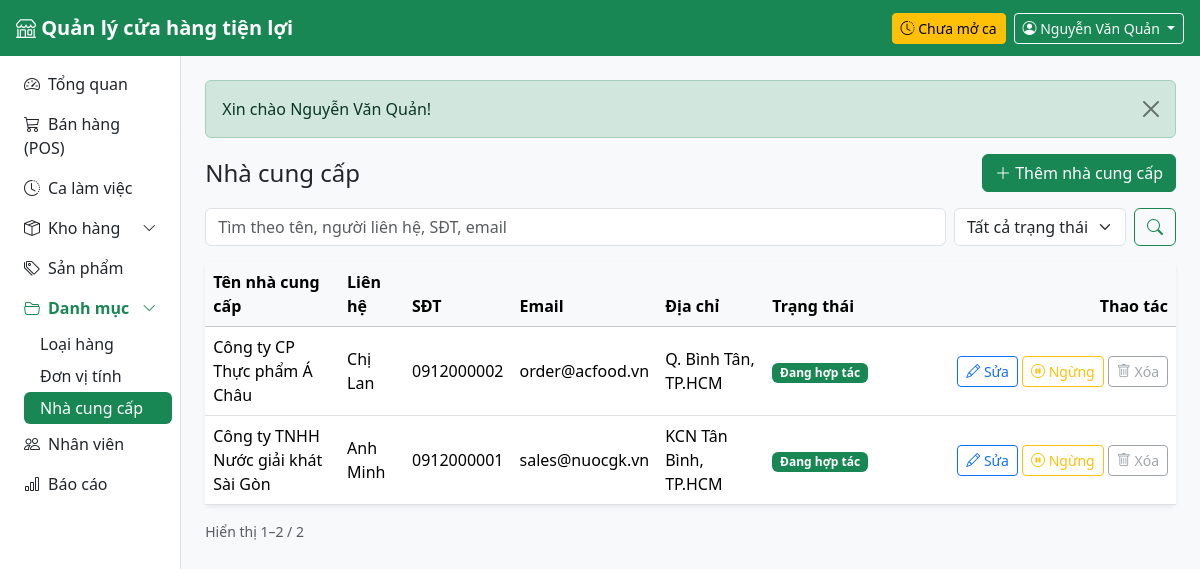
The app's page /public/suppliers (signed in) with its own data.
### tables this page shows
CREATE TABLE users (
    id            INT UNSIGNED AUTO_INCREMENT PRIMARY KEY,
    store_id      INT UNSIGNED NOT NULL,
    role_id       TINYINT UNSIGNED NOT NULL,
    username      VARCHAR(50) NOT NULL UNIQUE,
    password_hash VARCHAR(255) NOT NULL,
    full_name     VARCHAR(100) NOT NULL,
    phone         VARCHAR(20),
    email         VARCHAR(100),
    is_active     TINYINT(1) NOT NULL DEFAULT 1,
    last_login_at DATETIME NULL,
    created_at    DATETIME NOT NULL DEFAULT CURRENT_TIMESTAMP,
    CONSTRAINT fk_users_store FOREIGN KEY (store_id) REFERENCES stores(id),
    CONSTRAINT fk_users_role  FOREIGN KEY (role_id)  REFERENCES roles(id)
);

CREATE TABLE suppliers (
    id          INT UNSIGNED AUTO_INCREMENT PRIMARY KEY,
    name        VARCHAR(150) NOT NULL,
    contact     VARCHAR(100),
    phone       VARCHAR(20),
    email       VARCHAR(100),
    address     VARCHAR(255),
    is_active   TINYINT(1) NOT NULL DEFAULT 1
);

### app/Views/suppliers/index.php (the view, shortened to what the rows shown need)
<div class="d-flex flex-wrap justify-content-between align-items-center gap-2 mb-3">
    <h1 class="h4 mb-0">Nhà cung cấp</h1>
    <a href="<?= url('/suppliers/create') ?>" class="btn btn-success">
        <i class="bi bi-plus-lg"></i> Thêm nhà cung cấp
    </a>
</div>
<div class="mb-3">
</div>
<div class="card border-0 shadow-sm">
    <div class="table-responsive">
        <table class="table table-hover align-middle mb-0">
            <thead class="table-light">
                <tr>
                    <th>Tên nhà cung cấp</th>
                    <th>Liên hệ</th>
                    <th>SĐT</th>
                    <th>Email</th>
                    <th>Địa chỉ</th>
                    <th>Trạng thái</th>
                    <th class="text-end" style="width: 300px">Thao tác</th>
                </tr>
            </thead>
            <tbody>
            <?php foreach ($suppliers as $s): ?>
                <?php $active = (int) $s['is_active'] === 1; ?>
                <tr class="<?= $active ? '' : 'text-muted' ?>">
                    <td class="fw-medium"><?= e($s['name']) ?></td>
                    <td><?= e($s['contact']) ?></td>
                    <td class="text-nowrap"><?= e($s['phone']) ?></td>
                    <td><?= e($s['email']) ?></td>
                    <td><?= e($s['address']) ?></td>
                    <td>
                        <?php if ($active): ?>
                            <span class="badge text-bg-success">Đang hợp tác</span>
                        <?php else: ?>
                            <span class="badge text-bg-secondary">Ngừng hợp tác</span>
                        <?php endif; ?>
                    </td>
                    <td class="text-end text-nowrap">
                        <a href="<?= url("/suppliers/{$s['id']}/edit") ?>" class="btn btn-sm btn-outline-primary">
                            <i class="bi bi-pencil"></i> Sửa
                        </a>
                        <?php partial('delete_button', [
                            'action'  => url("/suppliers/{$s['id']}/toggle"),
                            'message' => ($active ? 'Ngừng hợp tác với "' : 'Kích hoạt lại "') . $s['name'] . '"?',
                            'label'   => $active ? 'Ngừng' : 'Kích hoạt',
                            'icon'    => $active ? 'pause-circle' : 'play-circle',
                            'class'   => $active ? 'btn-outline-warning' : 'btn-outline-success',
                        ]) ?>
                        <?php if ((int) $s['receipt_count'] > 0): ?>
                            <button class="btn btn-sm btn-outline-secondary" disabled
                                    title="Đã có <?= e($s['receipt_count']) ?> phiếu nhập nên không thể xóa">
                                <i class="bi bi-trash"></i> Xóa
                            </button>
                        <?php endif; ?>
                    </td>
                </tr>
            <?php endforeach; ?>
            </tbody>
        </table>
    </div>
</div>

### app/Views/partials/delete_button.php (shortened to what the rows shown need)
<form method="post" action="<?= e($action) ?>" class="d-inline"
      onsubmit="return confirm(<?= e(json_encode($message ?? 'Bạn chắc chắn muốn xóa?', JSON_UNESCAPED_UNICODE)) ?>)">
    <button class="btn btn-sm <?= e($class ?? 'btn-outline-danger') ?>">
        <i class="bi bi-<?= e($icon ?? 'trash') ?>"></i> <?= e($label ?? 'Xóa') ?>
    </button>
</form>

### app/Core/Router.php (shortened to what the rows shown need)
<?php
class Router
{
    private array $routes = [];
    private function add(string $method, string $path, array $action, ?array $roles): void
    {
        $this->routes[] = compact('method', 'pattern', 'action', 'roles');
    }
    public function dispatch(string $method, string $uri): void
    {
        $path = parse_url($uri, PHP_URL_PATH) ?? '/';
        $base = App::basePath();
        if ($base !== '' && str_starts_with($path, $base)) {
            $path = substr($path, strlen($base));
        }
        $path = '/' . trim(preg_replace('#^/index\.php#', '', $path), '/');
        foreach ($this->routes as $route) {
            if ($route['method'] !== $method || !preg_match($route['pattern'], $path, $m)) {
                continue;
            }
            if ($route['roles'] !== null) {
                Auth::requireLogin();
            }
            [$class, $fn] = $route['action'];
            $params = array_filter($m, 'is_string', ARRAY_FILTER_USE_KEY);
            (new $class())->$fn(...$params);
            return;
        }
    }
}

### app/Views/layouts/main.php (shortened to what the rows shown need)
<?php
$user = Auth::user();
$menu = [
    ['/',          'speedometer2', 'Tổng quan',     ['admin', 'cashier', 'warehouse']],
    ['/pos',       'cart3',        'Bán hàng (POS)', ['admin', 'cashier']],
    ['/shifts',    'clock-history', 'Ca làm việc',   ['admin', 'cashier']],
    ['#warehouse', 'box-seam',     'Kho hàng',       ['admin', 'warehouse'], [
        ['/inventory', 'Tồn kho'],
        ['/receipts',  'Phiếu nhập'],
    ]],
    ['/products',  'tags',         'Sản phẩm',       ['admin']],
    ['#catalog',   'folder2-open', 'Danh mục',       ['admin'], [
        ['/categories', 'Loại hàng'],
        ['/units',      'Đơn vị tính'],
        ['/suppliers',  'Nhà cung cấp'],
    ]],
    ['/users',     'people',       'Nhân viên',      ['admin']],
    ['/reports',   'bar-chart',    'Báo cáo',        ['admin']],
];
?>
<!doctype html>
<html lang="vi">
<head>
    <link rel="stylesheet" href="https://cdn.jsdelivr.net/npm/bootstrap@5.3.3/dist/css/bootstrap.min.css">
    <link rel="stylesheet" href="https://cdn.jsdelivr.net/npm/bootstrap-icons@1.11.3/font/bootstrap-icons.min.css">
    <link rel="stylesheet" href="<?= asset('css/app.css') ?>">
</head>
<body class="bg-body-tertiary">
<nav class="navbar navbar-dark bg-success sticky-top px-3">
    <a class="navbar-brand fw-semibold me-auto" href="<?= url('/') ?>">
        <i class="bi bi-shop"></i> <?= e(App::config('app.name')) ?>
    </a>
    <?php if (Auth::hasRole('admin', 'cashier')): ?>
        <?php $myShift = (new Shift())->findOpenByUser((int) $user['id']); ?>
        <a href="<?= url('/shifts') ?>" class="btn btn-sm me-2 <?= $myShift ? 'btn-light text-success' : 'btn-warning' ?>">
            <i class="bi bi-clock-history"></i>
            <?= $myShift ? 'Ca mở từ ' . e(date('H:i', strtotime($myShift['opened_at']))) : 'Chưa mở ca' ?>
        </a>
    <?php endif; ?>
    <div class="dropdown">
        <button class="btn btn-outline-light btn-sm dropdown-toggle" data-bs-toggle="dropdown">
            <i class="bi bi-person-circle"></i>
            <span class="d-none d-sm-inline"><?= e($user['full_name']) ?></span>
        </button>
    </div>
</nav>
<div class="d-flex">
    <aside class="offcanvas-lg offcanvas-start sidebar bg-white border-end" id="sidebar" tabindex="-1">
        <nav class="nav nav-pills flex-column p-2">
            <?php foreach ($menu as $i => $item): ?>
                <?php
                [$href, $icon, $label, $roles] = $item;
                $children = $item[4] ?? [];
                ?>
                <?php if ($children): ?>
                    <?php $open = array_filter($children, fn($c) => active($c[0]) !== ''); ?>
                    <a class="nav-link d-flex justify-content-between align-items-center <?= $open ? 'fw-semibold text-success' : '' ?>"
                       data-bs-toggle="collapse" href="#menu-group-<?= $i ?>" role="button"
                       aria-expanded="<?= $open ? 'true' : 'false' ?>" aria-controls="menu-group-<?= $i ?>">
                        <span><i class="bi bi-<?= $icon ?> me-2"></i><?= e($label) ?></span>
                        <i class="bi bi-chevron-down small"></i>
                    </a>
                    <div class="collapse <?= $open ? 'show' : '' ?>" id="menu-group-<?= $i ?>">
                        <div class="nav flex-column ms-3">
                            <?php foreach ($children as [$childHref, $childLabel]): ?>
                                <a class="nav-link py-1 <?= active($childHref) ?>" href="<?= url($childHref) ?>">
                                    <?= e($childLabel) ?>
                                </a>
                            <?php endforeach; ?>
                        </div>
                    </div>
                <?php else: ?>
                    <a class="nav-link <?= active($href) ?>" href="<?= url($href) ?>">
                        <i class="bi bi-<?= $icon ?> me-2"></i><?= e($label) ?>
                    </a>
                <?php endif; ?>
            <?php endforeach; ?>
        </nav>
    </aside>
    <main class="flex-grow-1 p-3 p-md-4 min-vw-0">
        <?php foreach (Session::pullFlash() as $f): ?>
            <div class="alert alert-<?= e($f['type']) ?> alert-dismissible fade show">
                <?= e($f['message']) ?>
                <button type="button" class="btn-close" data-bs-dismiss="alert"></button>
            </div>
        <?php endforeach; ?>
        <?= $content ?>
    </main>
</div>
</body>
</html>

### records on screen
users: full_name "Nguyễn Văn Quản"
suppliers: name "Công ty CP Thực phẩm Á Châu", contact "Chị Lan", phone "0912000002", email "order@acfood.vn", address "Q. Bình Tân, TP.HCM", is_active "Đang hợp tác", label "Ngừng"
suppliers: name "Công ty TNHH Nước giải khát Sài Gòn", contact "Anh Minh", phone "0912000001", email "sales@nuocgk.vn", address "KCN Tân Bình, TP.HCM", is_active "Đang hợp tác", label "Ngừng"

### other values on screen
$label "Tổng quan"
$label "Bán hàng (POS)"
$label "Ca làm việc"
$label "Kho hàng"
$label "Sản phẩm"
$label "Danh mục"
$childLabel "Loại hàng"
$childLabel "Đơn vị tính"
$childLabel "Nhà cung cấp"
$label "Nhân viên"
$label "Báo cáo"
$f['message'] "Xin chào Nguyễn Văn Quản!"
$paginator->summary() "Hiển thị 1–2 / 2"
form field status "Tất cả trạng thái"
